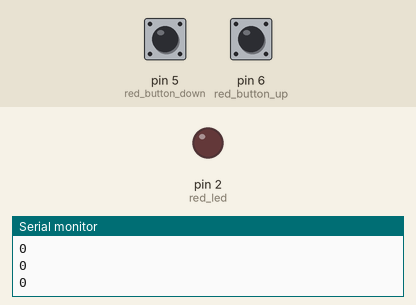
The sketch below on a simulated Arduino Uno, built with avr-gcc and run on an emulated ATmega328P. Parts: output pins drawn as LEDs (lit = HIGH), the last lines printed to the serial monitor. The inputs (shaded band) are chosen by the test bench; at power-on: pin 6 (red_button_up) LOW, pin 5 (red_button_down) LOW.

Above: at 1.3 s.
1.4 s: pin 6 (red_button_up) pulled HIGH for 3.2 s
At 5.4 s:
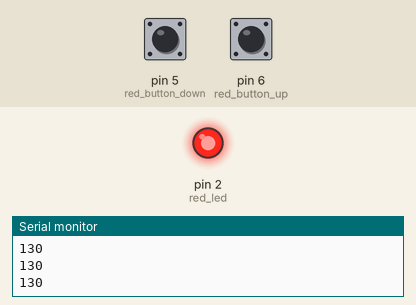
6.1 s: pin 5 (red_button_down) pulled HIGH for 0.3 s
At 7.3 s:
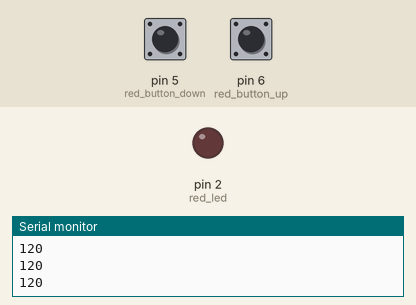
7.9 s: pin 6 (red_button_up) pulled HIGH for 0.3 s
At 9.3 s:
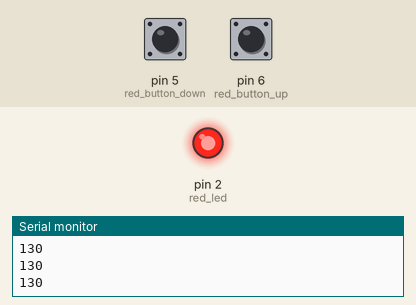
Timing chart, 0 to 10.9 s (numbered marks = the images above; inputs shaded):
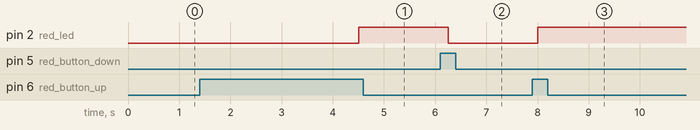

Measured:
- after the input at 1.4 s, pin 2 (red_led): LOW → HIGH after 3.1 s
- after the input at 6.1 s, pin 2 (red_led): HIGH → LOW after 0.15 s
- after the input at 7.9 s, pin 2 (red_led): LOW → HIGH after 0.11 s

The sketch:

Blink.ino
```cpp
int red_button_up = 6;
int red_button_down = 5;
int red_led = 2;
int hl_red_up = 0;
int hl_red_down = 0;
int i_red = 0;


void setup() {
  pinMode(red_led, OUTPUT);
  pinMode(red_button_up, INPUT);
  pinMode(red_button_down, INPUT);

  Serial.begin(9600);
}

void loop() {
  hl_red_up = digitalRead(red_button_up);
  hl_red_down = digitalRead(red_button_down);

  if (hl_red_up == 1) {
    if (i_red > 240) {
      i_red = 250;
    } else {
      i_red = i_red + 10;
    }
  }
  if (hl_red_down == 1) {
    if (i_red < 10) {
      i_red = 0;
    } else {
      i_red = i_red - 10;
    }
  }
  Serial.println(i_red);
  analogWrite(red_led, i_red);
  delay(250);
}
```
